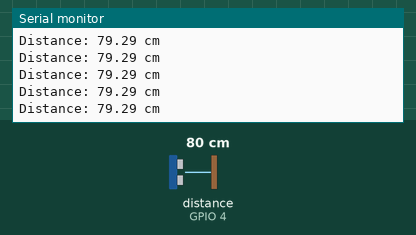
Bench run of a program on a simulated Seeed XIAO ESP32-S3. Parts: the last lines printed to the serial monitor. Wiring (inferred from the names in the program): ultrasonic range finder: trigger GPIO 3; echo GPIO 4. Inputs (shaded band) come from the test bench; at power-on: distance to the obstacle (sensor on GPIO 4) 80 cm. The echo pulse lasts 58.3 µs per cm; WiFi joins after 1.5 s; servers stay silent unless stated.

Above: at 0.9 s.
1.0 s: distance to the obstacle (sensor on GPIO 4) set to 2 cm
At 1.8 s:
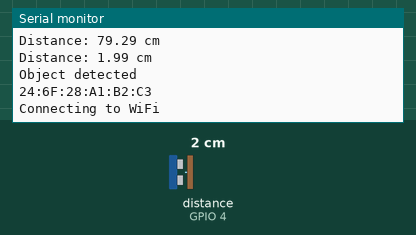
2.5 s: distance to the obstacle (sensor on GPIO 4) set to 4 cm
At 3.19 s:
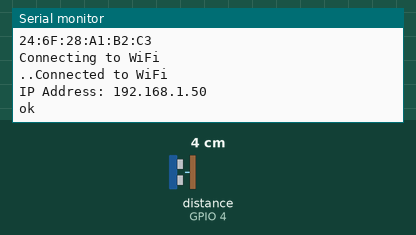
Timing chart, 0 to 5.5 s (numbered marks = the images above; inputs shaded):
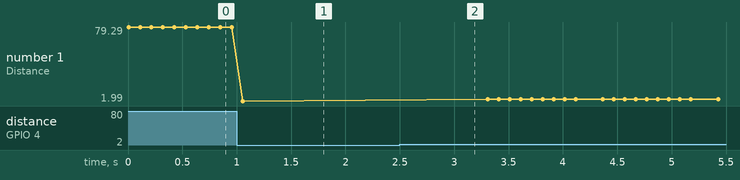

Measured:
- after the input at 1.0 s, the serial monitor: prints a new line after 0.05 s (image 1)
- plotted number 1: 79.29 → 1.99 after the input at 1.0 s, 1.99 → 3.98 after the input at 2.5 s

The program:

main.cpp
```cpp
#include <Arduino.h>
#include <WiFi.h>
#include <Firebase_ESP_Client.h>

#include "addons/TokenHelper.h"
// Provide the RTDB payload printing info and other helper functions.
#include "addons/RTDBHelper.h"

const char *ssid = "UW MPSK";
const char *password = "GV%sq{Nx5%";                                               // Replace with your network password
#define DATABASE_URL "https://esp32-firebase-demo-pp-default-rtdb.firebaseio.com/" // Replace with your database URL
#define API_KEY "AIzaSyDKYloRbouid0aoSlyYybzm08rm4SVlkFo"                          // Replace with your API key
#define UPLOAD_INTERVAL 1000                                                       // 1 seconds each upload
#define STAGE_INTERVAL 15000                                                       // 15 seconds each stage
#define SLEEP_INTERVAL 45000                                                       // 45 seconds sleep stage

// Define Firebase Data object
FirebaseData fbdo;

FirebaseAuth auth;
FirebaseConfig config;

unsigned long sendDataPrevMillis = 0;
int count = 0;
bool signupOK = false;

// HC-SR04 Pins
const int trigPin = D2;
const int echoPin = D3;

// Define sound speed in cm/usec
const float soundSpeed = 0.034;

// Function prototypes
float measureDistance();
void connectToWiFi();
void initFirebase();
void sendDataToFirebase(float distance);

bool isWiFiConnected = false;

void setup()
{
  // put your setup code here, to run once:
  Serial.begin(115200);

  pinMode(trigPin, OUTPUT);
  pinMode(echoPin, INPUT);

  // we start with the ultrasonic sensor only
  Serial.println("Measuring distance for 15 seconds...");
  unsigned long startTime = millis();
  while (millis() - startTime < STAGE_INTERVAL)
  {
    float distance = measureDistance();

    // If an object is detected, turn on WiFi and send data to Firebase
    if (distance < 10)
    {
      Serial.println("Object detected");
      if (isWiFiConnected == false)
      {
        connectToWiFi();
        initFirebase();
        isWiFiConnected = true;
        sendDataToFirebase(distance);
      }
      else
      {
        sendDataToFirebase(distance);
      }
    }
    delay(100); // Delay between measurements
  }

  // Go to deep sleep for 45 seconds
  Serial.println("Going to deep sleep for 45 seconds...");
  esp_sleep_enable_timer_wakeup(SLEEP_INTERVAL * 1000); // in microseconds
  esp_deep_sleep_start();
}

void loop()
{
}

float measureDistance()
{
  digitalWrite(trigPin, LOW);
  delayMicroseconds(2);
  digitalWrite(trigPin, HIGH);
  delayMicroseconds(10);
  digitalWrite(trigPin, LOW);

  long duration = pulseIn(echoPin, HIGH);
  float distance = duration * soundSpeed / 2;

  Serial.print("Distance: ");
  Serial.print(distance);
  Serial.println(" cm");
  return distance;
}

void connectToWiFi()
{
  // Print the device's MAC address.
  Serial.println(WiFi.macAddress());
  WiFi.begin(ssid, password);
  Serial.println("Connecting to WiFi");
  while (WiFi.status() != WL_CONNECTED)
  {
    delay(1000);
    Serial.print(".");
  }
  Serial.println("Connected to WiFi");
  Serial.print("IP Address: ");
  Serial.println(WiFi.localIP());
}

void initFirebase()
{
  /* Assign the api key (required) */
  config.api_key = API_KEY;

  /* Assign the RTDB URL (required) */
  config.database_url = DATABASE_URL;

  /* Sign up */
  if (Firebase.signUp(&config, &auth, "", ""))
  {
    Serial.println("ok");
    signupOK = true;
  }
  else
  {
    Serial.printf("%s\n", config.signer.signupError.message.c_str());
  }

  /* Assign the callback function for the long running token generation task */
  config.token_status_callback = tokenStatusCallback; // see addons/TokenHelper.h

  Firebase.begin(&config, &auth);
  Firebase.reconnectNetwork(true);
}

void sendDataToFirebase(float distance)
{
  if (Firebase.ready() && signupOK && (millis() - sendDataPrevMillis > UPLOAD_INTERVAL || sendDataPrevMillis == 0))
  {
    sendDataPrevMillis = millis();
    // Write an Float number on the database path test/float
    if (Firebase.RTDB.pushFloat(&fbdo, "test/distance", distance))
    {
      Serial.println("PASSED");
      Serial.print("PATH: ");
      Serial.println(fbdo.dataPath());
      Serial.print("TYPE: ");
      Serial.println(fbdo.dataType());
    }
    else
    {
      Serial.println("FAILED");
      Serial.print("REASON: ");
      Serial.println(fbdo.errorReason());
    }
    count++;
  }
}
```
